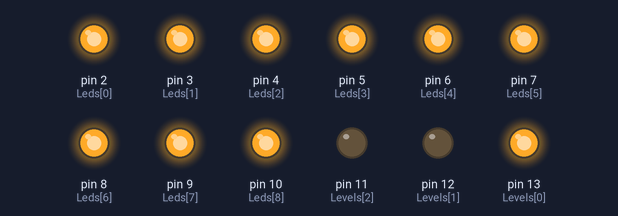
Simulated run of this sketch. Board: Arduino Uno, built with avr-gcc and run on an emulated ATmega328P. Parts: output pins drawn as LEDs (lit = HIGH).

Above: at 0.15 s.
At 1.35 s:
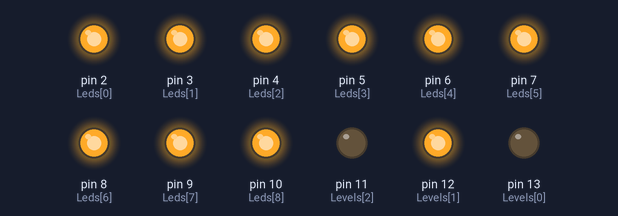
At 2.55 s:
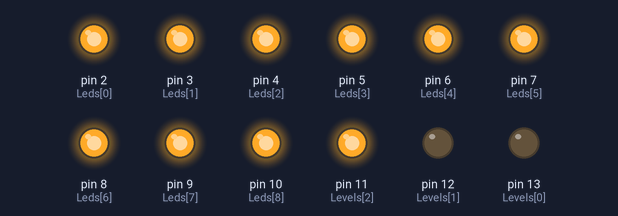
Timing chart, 0 to 3.0 s (numbered marks = the images above):
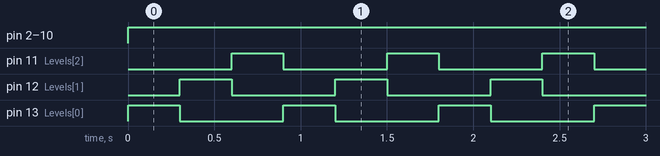

Measured:
- by itself, pin 11 (Levels[2]), pin 12 (Levels[1]), pin 13 (Levels[0]): alternates HIGH for 0.30 s and LOW for 0.60 s
- by itself, pin 2 (Leds[0]), pin 3 (Leds[1]), pin 4 (Leds[2]), pin 5 (Leds[3]), pin 6 (Leds[4]), pin 7 (Leds[5]), pin 8 (Leds[6]), pin 9 (Leds[7]), pin 10 (Leds[8]): LOW → HIGH at 0.00 s
- by itself, everything shown: repeats every 0.90 s, in 3 steps

The sketch:

source.ino
```cpp
int Leds[] = {2,3,4,5,6,7,8,9,10};
int Levels[] = {13,12,11};
int Edge[] = {0,1,2,5,8,7,6,3};
int Snake[] = {6,3,0,1,4,7,8,5,2};

int interval = 30;

void DrawEdge () {
  for (int column = 0; column < 8; column++) {
    digitalWrite(Leds[Edge[column]], HIGH);   // turn ON the LED on column 0
    digitalWrite(Levels[0], HIGH);   // turn ON the LED on Level 0
    digitalWrite(Levels[1], HIGH);   // turn ON the LED on Level 1
    digitalWrite(Levels[2], HIGH);   // turn ON the LED on Level 2
    delay(interval);               // wait for a second
    digitalWrite(Leds[Edge[column]], LOW);   // turn OFF the LED on (HIGH is the voltage level)
    digitalWrite(Levels[0], LOW);   // turn OFF the LED on Level 0
    digitalWrite(Levels[1], LOW);   // turn OFF the LED on Level 1
    digitalWrite(Levels[2], LOW);   // turn OFF the LED on Level 2
    delay(interval);               // wait for a second
  }

}

void DrawSnake() {
  for (int column = 0; column < 9; column++) {
    digitalWrite(Leds[Snake[column]], HIGH);   // turn ON the LEDs on columns 0-9
    digitalWrite(Levels[0], HIGH);   // turn ON the LED on Level 0
    digitalWrite(Levels[1], HIGH);   // turn ON the LED on Level 1
    digitalWrite(Levels[2], HIGH);   // turn ON the LED on Level 2
    delay(interval);               // wait for a second
    digitalWrite(Leds[Snake[column]], LOW);   // turn OFF the LEDs on columns 0-9(HIGH is the voltage level)
    digitalWrite(Levels[0], LOW);   // turn OFF the LED on Level 0
    digitalWrite(Levels[1], LOW);   // turn OFF the LED on Level 1
    digitalWrite(Levels[2], LOW);   // turn OFF the LED on Level 2
    delay(interval);               // wait for a second
  }
}

void DrawFloors() {
  for (int column = 0; column < 9; column++) {
    digitalWrite(Leds[Snake[column]], HIGH);   // turn ON the LEDs on columns 0-9
  }

  for (int level = 0; level < 3; level++) {
    switch (level) {
    case 0:
      digitalWrite(Levels[0], HIGH);   // turn ON the LED on Level 0
      digitalWrite(Levels[1], LOW);   // turn OFF the LED on Level 1
      digitalWrite(Levels[2], LOW);   // turn OFF the LED on Level 2
      delay(interval*10);               // wait for a second
      break;
    case 1:
      digitalWrite(Levels[0], LOW);   // turn OFF the LED on Level 0
      digitalWrite(Levels[1], HIGH);   // turn ON the LED on Level 1
      digitalWrite(Levels[2], LOW);   // turn OFF the LED on Level 2
      delay(interval*10);               // wait for a second
      break;
    case 2:
      digitalWrite(Levels[0], LOW);   // turn OFF the LED on Level 0
      digitalWrite(Levels[1], LOW);   // turn OFF the LED on Level 1
      digitalWrite(Levels[2], HIGH);   // turn on the LED on Level 2
      delay(interval*10);               // wait for a second
      break;
    default:
      break;
    }
  }
}

// the setup routine runs once when you press reset:
void setup() {
  // initialize the digital pin as an output.
  for (int i = 0; i < 9 ; i++) {
     pinMode(Leds[i], OUTPUT);
  }

  for (int i = 0; i < 3 ; i++) {
     pinMode(Levels[i], OUTPUT);
  }

}

// the loop routine runs over and over again forever:
void loop() {

  DrawFloors ();

}
```
